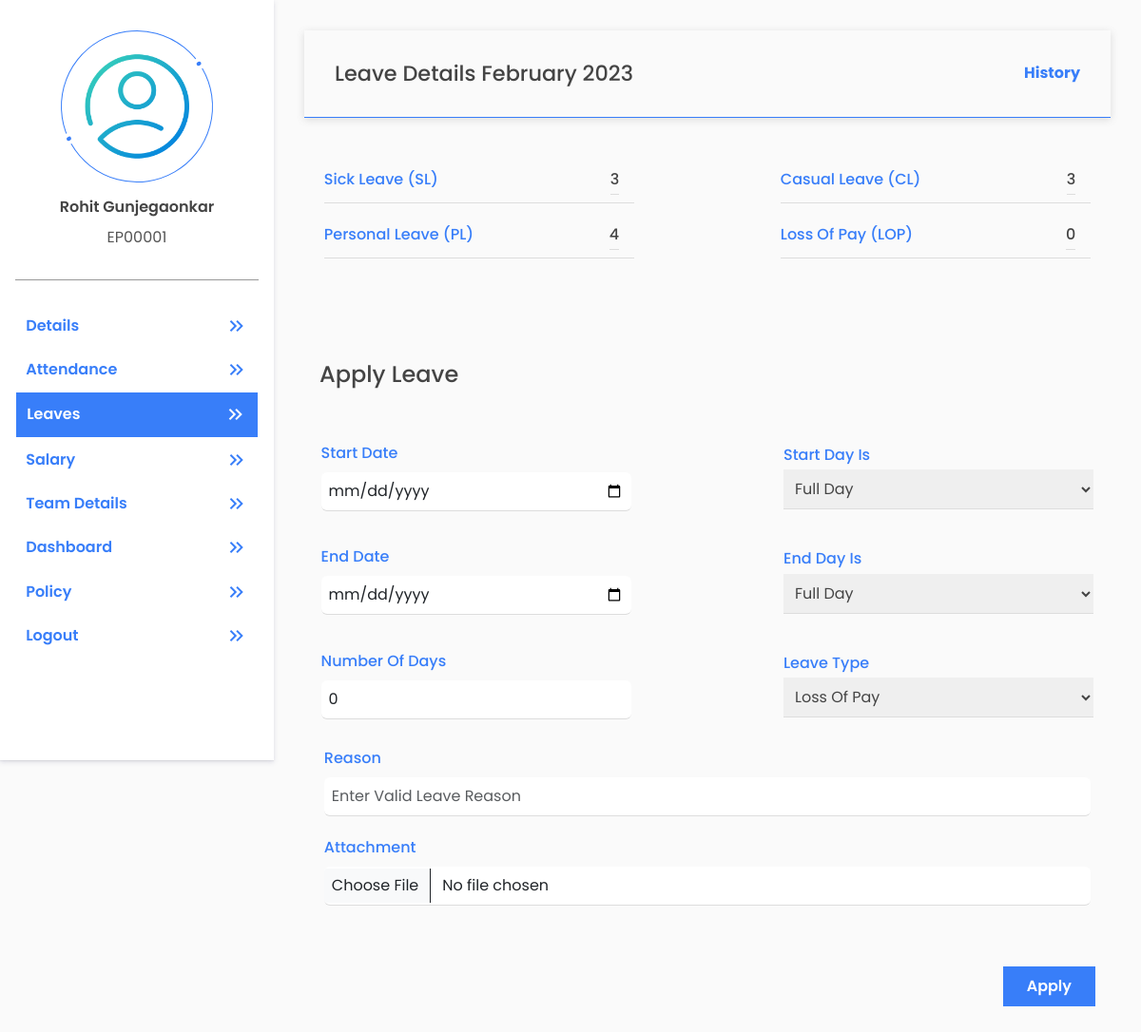
The app's page /accounts/self-leave/ (signed in) with its own data.
### account/models.py (models this page shows, shortened)
class UserAdditionalDetail(models.Model):
    emp_user = models.OneToOneField(User, on_delete=models.CASCADE, related_name='user_additional_details')
    gender = models.CharField(choices=(('Male' , 'Male'), ('Female', 'Female')), max_length=55, null=True)
    mobile_no = models.BigIntegerField(null=True)
    date_of_birth = models.DateField(null=True)
    pan_number = models.CharField(max_length=10, null=True)
    aadhaar_number = models.BigIntegerField(null=True)
    permanent_address = models.TextField(null=True)
    current_address = models.TextField(null=True)
    marital_status = models.CharField(choices=(('Single', 'Single'), ('Married', 'Married')), max_length=55, null=True)
    passport_no = models.CharField(max_length=9, null=True)
    father_name = models.CharField(max_length=255, null=True)
    mother_name = models.CharField(max_length=255, null=True)
    nationality = models.CharField(max_length=50, null=True)
    emergency_contact_no = models.BigIntegerField(null=True)
    blood_group = models.CharField(max_length=3, null=True)
    profile_photo = models.ImageField(upload_to='userprofile', null=True, default='default_profile_pic.png')
    is_requested = models.BooleanField(default=False)
    is_completed_additional_details = models.BooleanField(default=False)  # this will become True if mandatory fields are filled by employee after verification by HR
    created_at = models.DateTimeField(auto_now_add=True)
    updated_at = models.DateTimeField(auto_now=True)

### payroll/models.py (models this page shows, shortened)
class LeaveCount (models.Model):
    emp_user = models.ForeignKey(User,on_delete=models.CASCADE,related_name='leave_count_users')
    month = models.ForeignKey(Month,on_delete=models.CASCADE,related_name='leave_count_month')
    sl_count = models.IntegerField(default=0)
    pl_count = models.IntegerField(default=0)
    cl_count = models.IntegerField(default=0)
    lop_count = models.IntegerField(default=0)
    created_at = models.DateTimeField(auto_now_add=True)
    updated_at = models.DateTimeField(auto_now=True)

### account/account_views/self_services/self_leave.py (the view, shortened to what this page needs)
# urls.py: path("self-leave/", ApplyLeave.as_view(), name="self_leave"),
class ApplyLeave(View):
    @method_decorator(login_required(login_url='login'))
    def get(self, request, *args, **kwargs):
        user_id = request.user.id
        leave_count=monthly_leave_count(user_id)
        if leave_count is None:
            return redirect('self_leave')
        data={
            "current_month": (str(create_month_year_formate())[0:-4] + ' ' + str(create_month_year_formate())[-4:]),
            "leave_count":leave_count
        }
        return render(request,'account/self_services/self_leave.html',data)

### account/account_views/dependencies/basic_functions.py (called while the page is built)
def create_month_year_formate(date=0, is_current_month=True, month=0):
    if is_current_month:
        if month == 0:
            date = datetime.today()
            return str(date.strftime('%B')) + str(date.year)
        else:
            date = datetime.now()
            date = date + relativedelta(months=-month)
            return str(date.strftime('%B')) + str(date.year)
    else:
        if date == 0:
            date = datetime.today()
            return str(date.strftime('%B')) + str(date.year)
        else:
            return date + relativedelta(months=+month)

def get_month_year(month_name=0):
    if month_name == 0:
        month_name = create_month_year_formate()
    month = Month.objects.filter(month_name=month_name)
    if not month.exists():
        month = Month.objects.create(month_name=month_name)
    else:
        return month[0]

### templates/account/self_services/self_leave.html (shortened to what this page needs)
{% extends 'profile_basic.html' %}
{% load static %}
{% block tag %}
<link href="{%static 'css/self-details.css'%}" rel="stylesheet">
<link href="{%static 'css/form.css'%}" rel="stylesheet">
{% endblock %}
{% block profile %}
<section class="user-info">
    <div class="basic_info">
        <div class="head-card">
            <h4>Leave Details {{current_month}}</h4>
            <a href="{% url 'leave_history' %}">History</a>
        </div>
        <div class="user_info my-lg-5">
            <div class="info">
                <p class="info-title">Sick Leave (SL) </p>
                <p class="info-description" id="sl">
                    {{leave_count.sl_count}}
                </p>
            </div>
            <div class="info">
                <p class="info-title">Casual Leave (CL)</p>
                <p class="info-description" id="cl">
                    {{leave_count.cl_count}}
                </p>
            </div>
            <div class="info">
                <p class="info-title">Personal Leave (PL) </p>
                <p class="info-description" id="pl">
                    {{leave_count.pl_count}}
                </p>
            </div>
            <div class="info">
                <p class="info-title">Loss Of Pay (LOP) </p>
                <p class="info-description" id="lop">
                    {{leave_count.lop_count}}
                </p>
            </div>
        </div>
        <p class="main-heading">Apply Leave</p>
        <form class="details"  action="{% url 'self_leave' %}" method="post">{% csrf_token %}
            <div class="info">
                <p class="info-title">Start Date</p>
                <input type="date" class="form-control" id="start_date" name="start_date" onchange="leaveApply()" required>
            </div>
            <div class="info">
                <p class="info-title" >Start day is</p>
                <select class="options" name="start_date_is_half" id="start_date_is_half" onchange="leaveApply()">
                    <option selected value="False">Full Day</option>
                </select>
            </div>
            <div class="info">
                <p class="info-title">End Date</p>
                <input type="date" class="form-control" id="end_date" name="end_date" onchange="leaveApply()" required>
            </div>
            <div class="info" id="start_end_same">
                <p class="info-title">End day is</p>
                <select class="options" name="end_date_is_half" id="end_date_is_half" onchange="leaveApply()">
                    <option selected value="False">Full Day</option>
                </select>
            </div>
            <div class="info">
                <p class="info-title">Number of Days</p>
                <input type="number" class="form-control" id="no_of_days" step=".1" name="no_of_days" value="0" placeholder="Number of days"
                    required readonly>
            </div>
            <div class="info">
                <p class="info-title">Leave type</p>
                <select class="options" name="type">
                    <option selected value="LOP">Loss Of Pay</option>
                </select>
            </div>
            <div class="info info-full">
                <p class="info-title">Reason</p>
                <input type="text" class="form-control" id="reason" name="reason" placeholder="Enter valid leave reason"
                    required >
            </div>
            <div class="info info-full">
                <p class="info-title">Attachment</p>
                <input type="file" class="form-control" id="attachment_doc" name="attachment_doc">
            </div>
            <div class="btns">
                <button type="submit" class="next-btn2">Apply</button>
            </div>
        </form>
    </div>
</section>
{% endblock %}

### templates/profile_basic.html (shortened to what this page needs)
{% extends 'basic.html' %}
{% load static %}
{%block body%}
<section class="profile-container">
    <section class="profile-links-container">
        <div class="user-profile">
            <div class="user-profile-pic">
                <img src="{{request.user.user_additional_details.profile_photo.url}}" alt="">
            </div>
            <h4>{{request.user.get_full_name}}</h4>
            <p>{{request.user.username}}</p>
        </div>
        <div class="profile-navigations">
            <ul class="profile-navigation-links">
                <a href="{% url 'self_details' %}">
                    <li class="profile-navigation-link" id="self-detail">Details
                        <span class="material-symbols-outlined">
                        </span>
                    </li>
                </a>
                <a href="{% url 'self_attendance' %}">
                    <li class="profile-navigation-link" id="self-attendance">Attendance
                        <span class="material-symbols-outlined">
                        </span>
                    </li>
                </a>
                <a href="{% url 'self_leave' %}">
                    <li class="profile-navigation-link" id="self-leave">Leaves
                        <span class="material-symbols-outlined">
                        </span>
                    </li>
                </a>
                <a href="{% url 'self_salary' %}">
                    <li class="profile-navigation-link" id="self-salary">Salary
                        <span class="material-symbols-outlined">
                        </span>
                    </li>
                </a>
                {% if request.user.employee_permissions_user.can_approve_attendance == True %}
                <a href="{% url 'team_leader_dashboard' %}">
                    <li class="profile-navigation-link" id="dashboard">Team Details
                        <span class="material-symbols-outlined">
                        </span>
                    </li>
                </a>
                {% endif %}
                {% if request.user.user_basics.department.department_name == "Human Resource" %}
                <a href="{% url 'ems_dashboard' %}">
                    <li class="profile-navigation-link" id="">Dashboard
                        <span class="material-symbols-outlined">
                        </span>
                    </li>
                </a>
                {% endif %}
                <a href="{% url 'policy' %}">
                    <li class="profile-navigation-link" id="policy">Policy
                        <span class="material-symbols-outlined">
                        </span>
                    </li>
                </a>
                <a href="{% url 'logout' %}">
                    <li class="profile-navigation-link" id="Logout">Logout
                        <span class="material-symbols-outlined">
                        </span>
                    </li>
                </a>
            </ul>
        </div>
    </section>
    <section class="profile-details-container">
        {% block profile %}
        {% endblock %}
    </section>
</section>
{%endblock%}

### static/css/style.css (style rules this page uses)
*, *::after, *::before { box-sizing: border-box; padding: 0; margin: 0; }
html { scroll-behavior: smooth; }
body { font-family: "Poppins", sans-serif; scroll-behavior: smooth; color: #555555; background: hsl(0, 0%, 98%);; }
h1, h2, h3, h4, h5, h6 { color: #000000; }
a { color: #000000; transition: all .5s ease; text-decoration: none; }
ul { padding: 0; }
.head-card { padding: 2rem; display: flex; align-items: center; justify-content: space-between; border-bottom: 1px solid #387EF9; box-shadow: rgba(99, 99, 99, 0.2) 0px 2px 8px 0px; }
.head-card h4 { margin: 0; color: #444; font-weight: 500; font-size: 1.4rem; }
.head-card a { color: #387EF9; font-weight: 700; font-size: 1rem; display: flex; align-items: center; justify-content: center; }

### static/css/self-details.css (style rules this page uses)
.details { padding: 2rem; display: flex; justify-content: space-between; align-items: center; flex-wrap: wrap; width: 100%; overflow: auto; }
.info { flex: 1 1 auto; max-width: 30%; width: 100%; margin: 0.3em; margin-bottom: 1em; padding: 0.5em 0.8em; }
.details .info-full { max-width: 100%; }
.info .info-title { color: #387EF9; font-weight: 500; margin-bottom: 0.2em; text-transform: uppercase; }
.info .info-description { padding-bottom: 0.2em; color: #444; font-weight: 500; border-bottom: 1px solid #ddd; }
.main-heading { font-size: 1.5rem; width: 100%; color: #444; margin: 2rem 1rem; font-weight: 500; }

### static/css/form.css (style rules this page uses)
.details { padding: 2rem; padding-top: 0.5em; width: 100%; height: 100%; margin-top: 2em; display: flex; flex-wrap: wrap; align-items: center; justify-content: space-between; }
.info { flex: 1 1 auto; max-width: 22rem; width: 100%; margin: 0.3em; margin-bottom: 1em; padding: 0.5em 0.8em; }
.info .info-title { color: #387EF9; font-weight: 500; margin-bottom: 0.2em; text-transform: capitalize; }
.info .info-description { padding-bottom: 0.2em; color: #444; font-weight: 500; border-bottom: 1px solid #ddd; }
.info input { width: 100%; border: none; outline: none; border-bottom: 1px solid #ddd; margin-top: 0.5em; padding: 0.5em; }
input[type="text"] { text-transform: capitalize; }
.options { width: 100%; border: none; outline: none; padding: 0.5em; border-bottom: 1px solid #ddd; color: #444; cursor: pointer; }
.btns { margin-top: 2rem; display: flex; align-items: center; justify-content: flex-end; flex-direction: row; width: 100%; }
.next-btn2 { padding: 0.5em 1.5rem; border: none; outline: none; color: #fff; background: #387EF9; border: 1px solid #387EF9; cursor: pointer; margin: 1rem; font-weight: 600; display: flex; align-items: center; justify-content: space-between; }

### templates/account/self_services/self_leave.html (style rules this page uses)
.user-info { padding: 2rem; overflow: auto; }
.user_info { display: flex; flex-wrap: wrap; align-items: center; justify-content: space-between; padding: 0 1rem; }
.basic_info { width: 100%; }
.main-heading { margin: 0; padding: 2.5rem 1rem; }
.user_info .info { max-width: 40%; display: flex; justify-content: space-between; padding:0; padding-bottom: 0.5em; border-bottom: 1px solid #ddd; }
.user_info .info .info-description { margin-right: 1rem; }
.user_info .info p { margin: 0; }
.info-full { max-width: 100%; padding: 0 1rem; }
.details { padding: 0; margin-top: 0; }

### records on screen
LeaveCount: sl_count "3", cl_count "3", pl_count "4", lop_count "0"

### other values on screen
{{ request.user.get_full_name }} "Rohit Gunjegaonkar"
{{ request.user.username }} "EP00001"
{{ current_month }} "February 2023"
